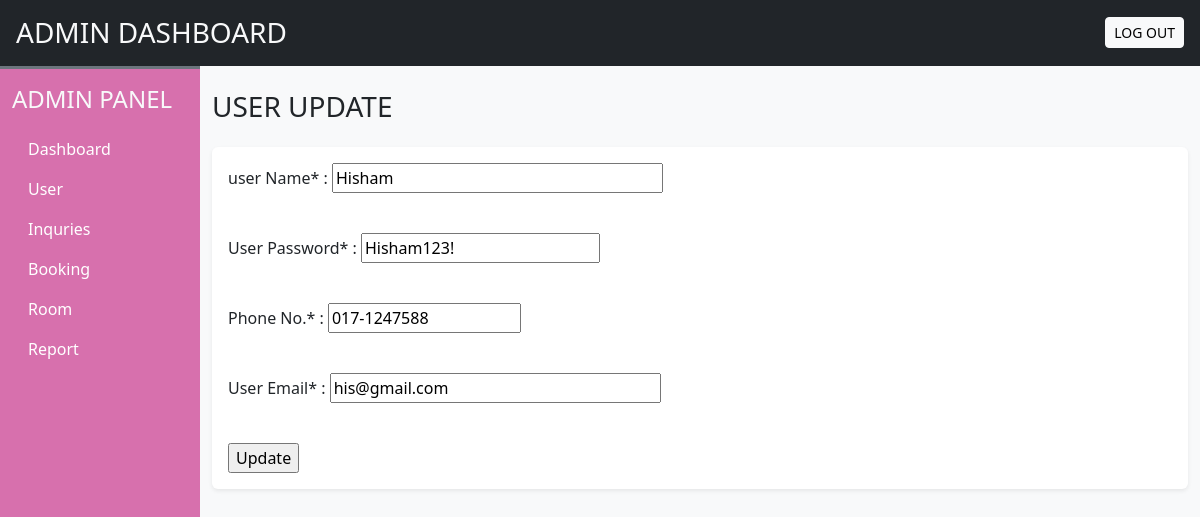
Page /admin/userUpdate.php?id=3 (signed in) on the committed database.
### tables this page shows
CREATE TABLE `user_cred` (
  `sr_no` int(15) NOT NULL,
  `user_name` varchar(150) NOT NULL,
  `user_pass` varchar(150) NOT NULL,
  `user_phone` varchar(15) NOT NULL,
  `user_email` varchar(100) NOT NULL
);

### admin/userUpdate.php (the view, shortened to what this page needs)
<!DOCTYPE html>
<html>
<head>
<?php
require('inc/links.php');
?>
</head>
<body class="bg-light">
<?php
    require('inc/header.php')
?>
<div class="container-fluid" id="main-content">
    <div class="row">
        <div class="col-lg-10 ms-auto p4 overflow-hidden">
            <br>
            <h3 class="mb-4">USER UPDATE</h3>
            <div class="card border-0 shadow-sm mb-4">
                <div class="card-body">
	<?php
	if((isset($_GET['id'])) && (is_numeric($_GET['id'])))
	{
		$id = $_GET['id'];
	}
		$q = "SELECT user_name,user_pass,user_phone,user_email
		FROM user_cred WHERE sr_no = $id";
		$result= @mysqli_query ($con,$q);
		if(mysqli_num_rows ($result)==1)
		{
			$row = mysqli_fetch_array ($result,MYSQLI_NUM);
			echo '<form action="userUpdate.php" method="post">
			<p><label class="label" for="user_name">user Name* : </label>
			<input type="text" id="user_name" name="user_name" size="30" maxlength="50" value="'.$row[0].'"></p>
			<p><br><label class="label" for="user_pass">User Password* : </label>
			<input type="text" id="user_pass" name="user_pass" size="20" maxlength="50" value="'.$row[1].'"></p>
			<p><br><label class="label" for="user_phone">Phone No.* : </label>
			<input type="tel" pattern="[0-9]{3}-[0-9]{7}" id="user_phone" name="user_phone" size="15" maxlength="20" value="'.$row[2].'"></p>
			<p><br><label class="label" for="user_email">User Email* : </label>
			<input type="text" pattern="[a-z0-9._%+-]+@[a-z-9.-]+\.[a-z]{2,}$" id="user_email" name="user_email" size="30" maxlength="50" required value="'.$row[3].'"></p>
			<br>
			<input id="submit" type="submit" name="submit" value="Update">
			<br><input type="hidden" name="id" value="'.$id.'"/>
			</form>';
		}
		else
		{
			echo '<p class="error">THIS PAGE HAS BEEM ACCESS IN ERROR<p>;
			window.location.href="adminList.php";</script>';
		}
	?>
             </div>
            </div>
        </div>
    </div>
</div>
</body>
</html>

### rows in the picture
user_cred: user_name "Hisham", user_pass "Hisham123!", user_phone "017-1247588", user_email "his@gmail.com"
